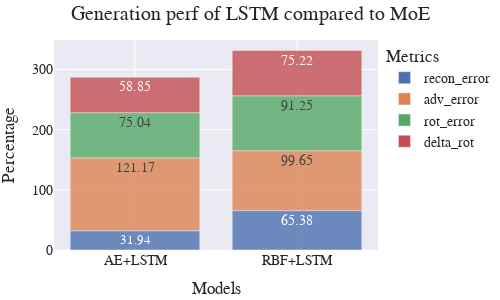

Source (notebook cell):
### Code cell
df_formatted = dict(
    Models=["AE+LSTM"]*4 + ["RBF+LSTM"]*4, 
    Percentage=[df[metric]["comp"][0] for metric in METRICS] + [df2[metric]["comp"][0] for metric in METRICS],
     Metrics=METRICS*2)
fig = plot_bar(results=df_formatted, title="Generation perf of LSTM compared to MoE")
fig.show()

### Figure 1 — Plotly figure (JSON) as saved in the notebook; plotly's stock layout.template omitted (floating-point values rounded to 4 significant figures)
{"data": [{"alignmentgroup": "True", "hovertemplate": "Metrics=recon_error<br>Models=%{x}<br>Percentage=%{text}<extra></extra>", "legendgroup": "recon_error", "marker": {"color": "rgb(76,114,176)", "opacity": 0.8, "pattern": {"shape": ""}}, "name": "recon_error", "offsetgroup": "recon_error", "orientation": "v", "showlegend": true, "text": [31.94, 65.38], "textposition": "auto", "type": "bar", "x": ["AE+LSTM", "RBF+LSTM"], "xaxis": "x", "y": [31.94, 65.38], "yaxis": "y"}, {"alignmentgroup": "True", "hovertemplate": "Metrics=adv_error<br>Models=%{x}<br>Percentage=%{text}<extra></extra>", "legendgroup": "adv_error", "marker": {"color": "rgb(221,132,82)", "opacity": 0.8, "pattern": {"shape": ""}}, "name": "adv_error", "offsetgroup": "adv_error", "orientation": "v", "showlegend": true, "text": [121.2, 99.65], "textposition": "auto", "type": "bar", "x": ["AE+LSTM", "RBF+LSTM"], "xaxis": "x", "y": [121.2, 99.65], "yaxis": "y"}, {"alignmentgroup": "True", "hovertemplate": "Metrics=rot_error<br>Models=%{x}<br>Percentage=%{text}<extra></extra>", "legendgroup": "rot_error", "marker": {"color": "rgb(85,168,104)", "opacity": 0.8, "pattern": {"shape": ""}}, "name": "rot_error", "offsetgroup": "rot_error", "orientation": "v", "showlegend": true, "text": [75.04, 91.25], "textposition": "auto", "type": "bar", "x": ["AE+LSTM", "RBF+LSTM"], "xaxis": "x", "y": [75.04, 91.25], "yaxis": "y"}, {"alignmentgroup": "True", "hovertemplate": "Metrics=delta_rot<br>Models=%{x}<br>Percentage=%{text}<extra></extra>", "legendgroup": "delta_rot", "marker": {"color": "rgb(196,78,82)", "opacity": 0.8, "pattern": {"shape": ""}}, "name": "delta_rot", "offsetgroup": "delta_rot", "orientation": "v", "showlegend": true, "text": [58.85, 75.22], "textposition": "auto", "type": "bar", "x": ["AE+LSTM", "RBF+LSTM"], "xaxis": "x", "y": [58.85, 75.22], "yaxis": "y"}], "layout": {"barmode": "relative", "font": {"family": "Serif", "size": 14}, "height": 300, "legend": {"title": {"text": "Metrics"}, "tracegroupgap": 0}, "margin": {"b": 5, "l": 5, "r": 5, "t": 40}, "title": {"text": "Generation perf of LSTM compared to MoE"}, "width": 500, "xaxis": {"anchor": "y", "domain": [0, 1], "title": {"text": "Models"}}, "yaxis": {"anchor": "x", "domain": [0, 1], "title": {"text": "Percentage"}}}}
